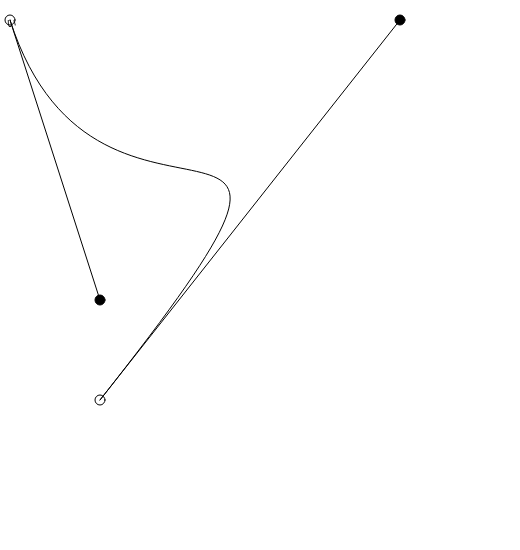
Frame 1 (no input)
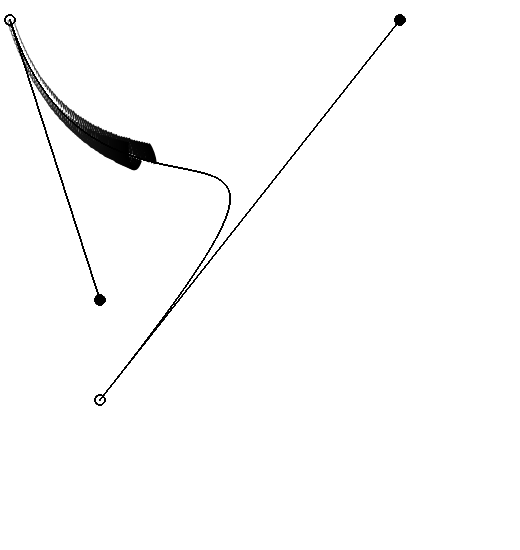
Frame 60 (no input)
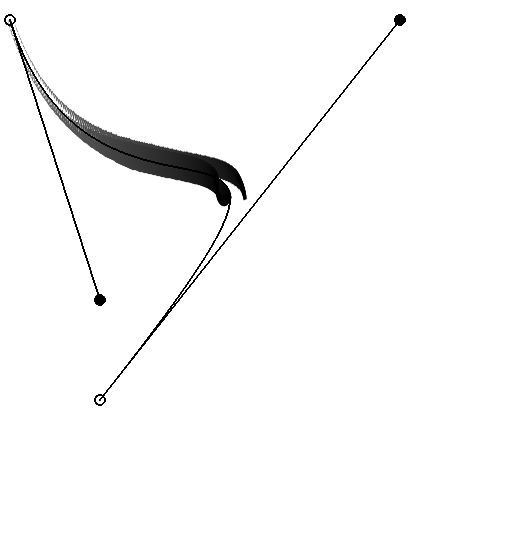
Frame 120 (the mouse pressed at the canvas centre since frame 60)

The p5.js sketch that drew these frames (run headless with seeded random() and noise() and a simulated clock; from frame 60 on, the mouse is pressed at the canvas centre):

// p5.js sketch
// ── sketch.js
let p1, p2;
let h1, h2;

function setup() {
  createCanvas(520, 550);
  noFill();
  p1 = {x: 10, y: 20};
  h1 = {x: 100, y: 300};
  p2 = {x: 100, y: 400};
  h2 = {x: 400, y: 20};
}

function draw() {
  background(255, 1);
  circle(p1.x, p1.y, 10);
  circle(p2.x, p2.y, 10);
  
  push();
  fill(0);
  circle(h1.x, h1.y, 10);
  circle(h2.x, h2.y, 10);
  pop();
  
  line(p1.x, p1.y, h1.x, h1.y);
  line(p2.x, p2.y, h2.x, h2.y);

    bezier(
      p1.x,
      p1.y,
      h1.x,
      h1.y,
      h2.x,
      h2.y,
      p2.x,
      p2.y,
    );
  
  const t = millis()/3000 % 1;
  
  const x = bezierPoint(p1.x, h1.x, h2.x, p2.x, t);
  const y = bezierPoint(p1.y, h1.y, h2.y, p2.y, t);
  
  push();
  fill(0);
  textAlign(CENTER, CENTER);
  textSize(40 * min((-cos(t*TWO_PI)+1.5)/2, 1));
  text("い", x, y);
  pop();

  }
